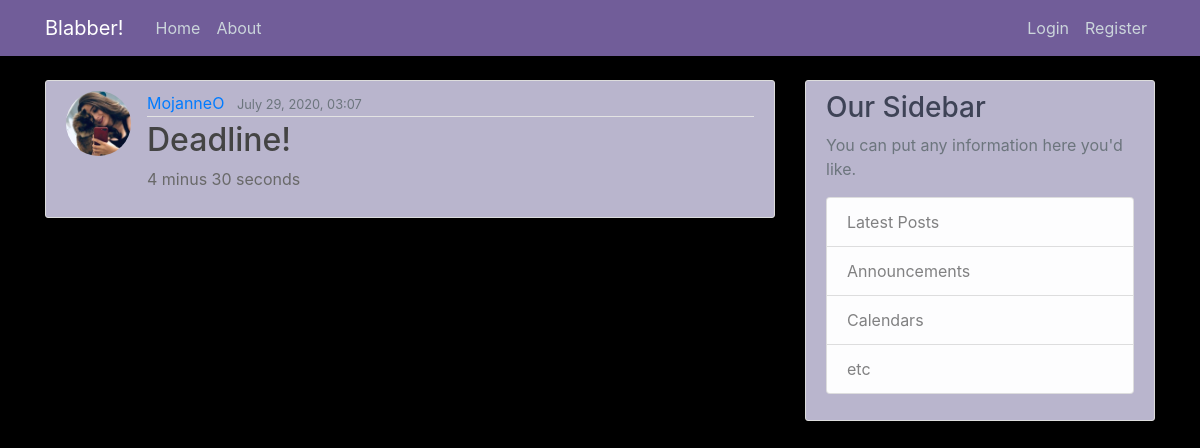
The page /post/13/ on the database its author committed.
### myBlog/models.py (models this page shows, shortened)
class Post(models.Model):
    title = models.CharField(max_length=100)
    content = models.TextField()
    date = models.DateTimeField(default=timezone.now)
    author = models.ForeignKey(User, on_delete=models.CASCADE)

### users/models.py (models this page shows, shortened)
class Profile(models.Model):
    user = models.OneToOneField(User, on_delete=models.CASCADE)
    image = models.ImageField(default='default.jpg', upload_to='profile_pics')

### myBlog/views.py (the view)
# urls.py: path('post/<int:pk>/', PostDetailView.as_view(), name='post-detail'),
class PostDetailView(DetailView):
    model = Post

### myBlog/templates/myBlog/post_detail.html (shortened to what this page needs)
{% extends 'myBlog/base.html'%}
{% block content %}
        <article class="media content-section">
            <img class="rounded-circle article-img" src="{{ object.author.profile.image.url }}">
              <div class="media-body">
                <div class="article-metadata">
                  <a class="mr-2" href="#">{{ object.author }}</a>
                  <small class="text-muted">{{ object.date|date:"F d, Y, H:m" }}</small>
                </div>
                <h2 class="article-title">{{ object.title }}</h2>
                <p class="article-content">{{ object.content }}</p>
              </div>
        </article>
{% endblock %}

### myBlog/static/myBlog/main.css (style rules this page uses)
body { background: black; color: dimgray; margin-top: 5rem; }
h1, h2, h3, h4, h5, h6 { color: #3E4356; }
.content-section { background: #B9B5CD; padding: 10px 20px; border: 1px solid #dddddd; border-radius: 3px; margin-bottom: 20px; }
.article-title { color: #444444; }
.article-content { white-space: pre-line; }
.article-img { height: 65px; width: 65px; margin-right: 16px; }
.article-metadata { padding-bottom: 1px; margin-bottom: 4px; border-bottom: 1px solid #e3e3e3 }

### rows shown on the page
Post: author.profile.image (picture), author "MojanneO", date "July 29, 2020, 03:07", title "Deadline!", content "4 minus 30 seconds"
